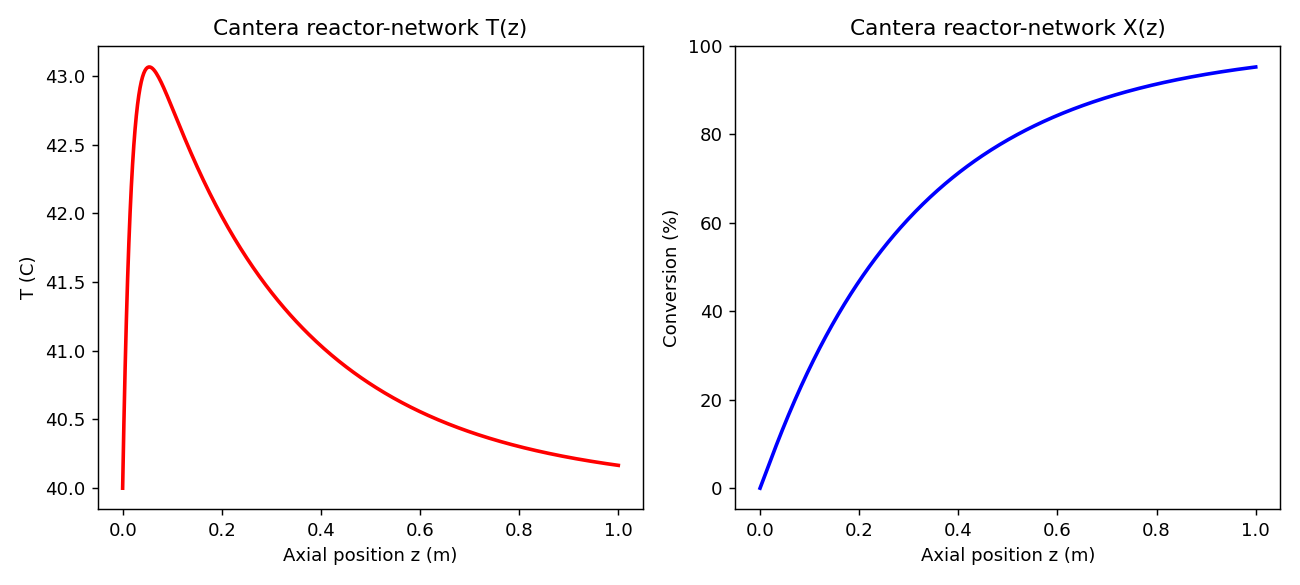

Write the Python code that produced this figure.
"""
Independent cross-check of aniline_pfr_feasibility.py using Cantera's own reactor-network solver,
instead of a hand-rolled scipy ODE.

Method: a steady 1D PFR is equivalent to a single fluid parcel evolving in time via t = z/u
(the standard Cantera PFR trick -- see Cantera's own PFR examples). Reactor jacket cooling is
reproduced via a Wall object with area/volume = 4/D (so U_wall*A_wall/V = 4*U/D, matching the
scipy model's (4U/D)*(T-Tc) cooling term exactly) connected to a fixed-temperature Reservoir.

Same reaction data as aniline_pfr_feasibility.py: A=1.9325 1/s, Ea=20604 J/mol (fitted from Prekob
et al. 2021 Table 2), dH_rxn=-552.9 kJ/mol (embedded via species formation enthalpies in
aniline_mech.yaml, sourced from the same NIST WebBook Hess's-Law derivation), same base-case
geometry (D=10mm, L/D=100), same coolant (15 C) and heat-transfer coefficient.
"""
import numpy as np
import cantera as ct
import matplotlib.pyplot as plt

# --- same base-case parameters as the scipy model ---
D = 0.01       # m
L_over_D = 100.0
tau = 4239.7   # s (from the scipy model's isothermal residence-time estimate)
T_feed = 313.15
Tc = 288.15
U = 68.0       # W/m2/K, from the scipy model's Dittus-Boelter+jacket calc at this D

L = L_over_D * D
u = L / tau

gas = ct.Solution('aniline_mech.yaml')
gas.TPX = T_feed, ct.one_atm, {'CH3OH': 0.9802, 'C6H5NO2': 0.009901, 'H2': 0.009901}

r = ct.ConstPressureReactor(gas, energy='on')
r.volume = 1.0  # m3 -- arbitrary; only the area/volume ratio below matters

env = ct.Reservoir(ct.Solution('aniline_mech.yaml'))
env.phase.TPX = Tc, ct.one_atm, {'CH3OH': 1.0}

wall_area = 4.0 / D  # m2, per m3 of reactor volume -- matches scipy model's (4U/D) term
w = ct.Wall(r, env, A=wall_area, U=U)

net = ct.ReactorNet([r])

t_end = tau
n_pts = 400
t_arr = np.linspace(0, t_end, n_pts)
T_arr = np.zeros(n_pts)
X_MNB_arr = np.zeros(n_pts)

X0 = r.phase['C6H5NO2'].X[0]

for i, t in enumerate(t_arr):
    net.advance(t)
    T_arr[i] = r.T
    X_MNB_arr[i] = r.phase['C6H5NO2'].X[0]

conversion = 1 - X_MNB_arr / X0
z_arr = u * t_arr

print(f"Cantera cross-check: D={D*1000:.1f} mm, L={L:.2f} m, u={u*100:.3f} cm/s, tau={tau:.0f} s")
print(f"Exit conversion = {conversion[-1]*100:.1f}%, peak T = {T_arr.max()-273.15:.1f} C "
      f"(feed {T_feed-273.15:.1f} C)")
print("scipy model gave: exit conversion = 79.3%, peak T = 40.0 C -- compare above")

fig, axes = plt.subplots(1, 2, figsize=(10, 4.5))
axes[0].plot(z_arr, T_arr - 273.15, 'r-', lw=2)
axes[0].set_xlabel('Axial position z (m)')
axes[0].set_ylabel('T (C)')
axes[0].set_title('Cantera reactor-network T(z)')

axes[1].plot(z_arr, conversion * 100, 'b-', lw=2)
axes[1].set_xlabel('Axial position z (m)')
axes[1].set_ylabel('Conversion (%)')
axes[1].set_title('Cantera reactor-network X(z)')

plt.tight_layout()
plt.savefig('aniline_cantera_check.png', dpi=130)
print("Saved plot to aniline_cantera_check.png")
